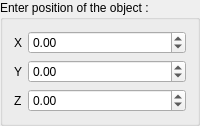
          <widget class="QGroupBox" name="trans_gb_2">
           <property name="enabled">
            <bool>true</bool>
           </property>
           <property name="sizePolicy">
            <sizepolicy hsizetype="Preferred" vsizetype="Maximum">
             <horstretch>0</horstretch>
             <verstretch>0</verstretch>
            </sizepolicy>
           </property>
           <property name="title">
            <string>Enter position of the object :</string>
           </property>
           <layout class="QFormLayout" name="formLayout_6">
            <item row="0" column="0">
             <widget class="QLabel" name="label_26">
              <property name="text">
               <string>X</string>
              </property>
             </widget>
            </item>
            <item row="0" column="1">
             <widget class="QDoubleSpinBox" name="tx_2">
              <property name="minimum">
               <double>-10000000.000000000000000</double>
              </property>
              <property name="maximum">
               <double>100000.000000000000000</double>
              </property>
             </widget>
            </item>
            <item row="1" column="0">
             <widget class="QLabel" name="label_33">
              <property name="text">
               <string>Y</string>
              </property>
             </widget>
            </item>
            <item row="1" column="1">
             <widget class="QDoubleSpinBox" name="ty_2">
              <property name="minimum">
               <double>-10000000.000000000000000</double>
              </property>
              <property name="maximum">
               <double>100000.000000000000000</double>
              </property>
             </widget>
            </item>
            <item row="2" column="0">
             <widget class="QLabel" name="label_34">
              <property name="text">
               <string>Z</string>
              </property>
             </widget>
            </item>
            <item row="2" column="1">
             <widget class="QDoubleSpinBox" name="tz_2">
              <property name="minimum">
               <double>-10000000.000000000000000</double>
              </property>
              <property name="maximum">
               <double>100000.000000000000000</double>
              </property>
             </widget>
            </item>
           </layout>
          </widget>
